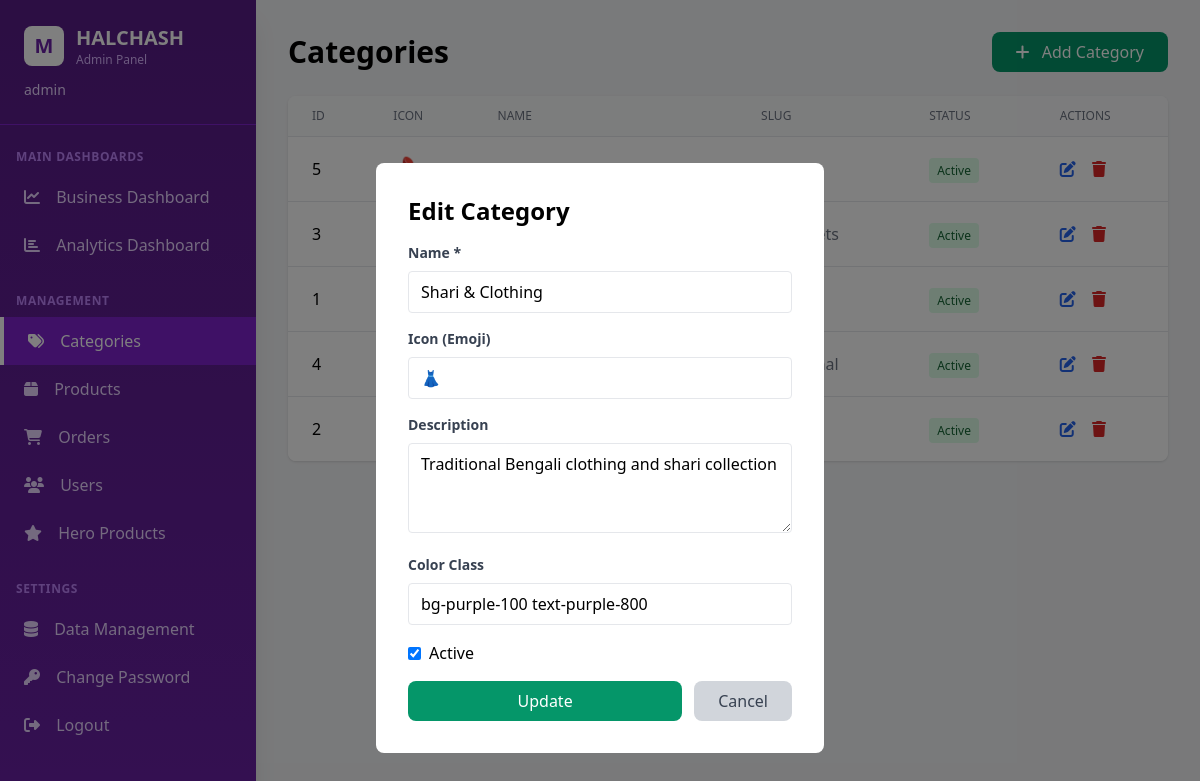
/admin/categories.php?edit=1 (signed in), run on the app's committed database.
### tables this page shows
CREATE TABLE IF NOT EXISTS categories (
    id INT AUTO_INCREMENT PRIMARY KEY,
    name VARCHAR(100) NOT NULL,
    slug VARCHAR(100) UNIQUE NOT NULL,
    icon VARCHAR(50),
    description TEXT,
    color VARCHAR(50),
    is_active BOOLEAN DEFAULT TRUE,
    created_at TIMESTAMP DEFAULT CURRENT_TIMESTAMP,
    updated_at TIMESTAMP DEFAULT CURRENT_TIMESTAMP ON UPDATE CURRENT_TIMESTAMP
);

### admin/categories.php (the view, shortened to what this page needs)
<?php
$pdo = getDBConnection();
$stmt = $pdo->query("SELECT * FROM categories ORDER BY name ASC");
$categories = $stmt->fetchAll();
$editCategory = null;
if (isset($_GET['edit'])) {
    $id = intval($_GET['edit']);
    $stmt = $pdo->prepare("SELECT * FROM categories WHERE id = ?");
    $stmt->execute([$id]);
    $editCategory = $stmt->fetch();
}
?>
<!DOCTYPE html>
<html lang="en">
<head>
    <script src="https://cdn.tailwindcss.com"></script>
    <link rel="stylesheet" href="https://cdnjs.cloudflare.com/ajax/libs/font-awesome/6.4.0/css/all.min.css">
</head>
<body class="bg-gray-100">
    <div class="flex h-screen">
        <?php include 'sidebar.php'; ?>
        <div class="flex-1 overflow-auto lg:ml-0">
            <div class="p-4 lg:p-8">
                <div class="flex justify-between items-center mb-6">
                    <h2 class="text-3xl font-bold">Categories</h2>
                    <button onclick="document.getElementById('categoryModal').classList.remove('hidden')" class="bg-emerald-600 text-white px-6 py-2 rounded-lg hover:bg-emerald-700">
                        <i class="fas fa-plus mr-2"></i> Add Category
                    </button>
                </div>
                <div class="bg-white rounded-lg shadow overflow-hidden">
                    <table class="min-w-full divide-y divide-gray-200">
                        <thead class="bg-gray-50">
                            <tr>
                                <th class="px-6 py-3 text-left text-xs font-medium text-gray-500 uppercase">ID</th>
                                <th class="px-6 py-3 text-left text-xs font-medium text-gray-500 uppercase">Icon</th>
                                <th class="px-6 py-3 text-left text-xs font-medium text-gray-500 uppercase">Name</th>
                                <th class="px-6 py-3 text-left text-xs font-medium text-gray-500 uppercase">Slug</th>
                                <th class="px-6 py-3 text-left text-xs font-medium text-gray-500 uppercase">Status</th>
                                <th class="px-6 py-3 text-left text-xs font-medium text-gray-500 uppercase">Actions</th>
                            </tr>
                        </thead>
                        <tbody class="bg-white divide-y divide-gray-200">
                            <?php foreach ($categories as $cat): ?>
                                <tr>
                                    <td class="px-6 py-4 whitespace-nowrap"><?php echo $cat['id']; ?></td>
                                    <td class="px-6 py-4 whitespace-nowrap text-2xl"><?php echo htmlspecialchars($cat['icon']); ?></td>
                                    <td class="px-6 py-4 whitespace-nowrap font-medium"><?php echo htmlspecialchars($cat['name']); ?></td>
                                    <td class="px-6 py-4 whitespace-nowrap text-gray-500"><?php echo htmlspecialchars($cat['slug']); ?></td>
                                    <td class="px-6 py-4 whitespace-nowrap">
                                        <span class="px-2 py-1 text-xs rounded <?php echo $cat['is_active'] ? 'bg-green-100 text-green-800' : 'bg-red-100 text-red-800'; ?>">
                                            <?php echo $cat['is_active'] ? 'Active' : 'Inactive'; ?>
                                        </span>
                                    </td>
                                    <td class="px-6 py-4 whitespace-nowrap">
                                        <a href="?edit=<?php echo $cat['id']; ?>" class="text-blue-600 hover:text-blue-800 mr-3">
                                            <i class="fas fa-edit"></i>
                                        </a>
                                        <form method="POST" class="inline" onsubmit="return confirm('Are you sure?')">
                                            <button type="submit" class="text-red-600 hover:text-red-800">
                                                <i class="fas fa-trash"></i>
                                            </button>
                                        </form>
                                    </td>
                                </tr>
                            <?php endforeach; ?>
                        </tbody>
                    </table>
                </div>
            </div>
        </div>
    </div>
    <div id="categoryModal" class="<?php echo $editCategory ? '' : 'hidden'; ?> fixed inset-0 bg-black bg-opacity-50 flex items-center justify-center z-50">
        <div class="bg-white rounded-lg p-8 w-full max-w-md">
            <h3 class="text-2xl font-bold mb-4"><?php echo $editCategory ? 'Edit' : 'Add'; ?> Category</h3>
            <form method="POST">
                <div class="mb-4">
                    <label class="block text-gray-700 text-sm font-bold mb-2">Name *</label>
                    <input type="text" name="name" required value="<?php echo $editCategory ? htmlspecialchars($editCategory['name']) : ''; ?>" class="w-full px-3 py-2 border rounded">
                </div>
                <div class="mb-4">
                    <label class="block text-gray-700 text-sm font-bold mb-2">Icon (Emoji)</label>
                    <input type="text" name="icon" value="<?php echo $editCategory ? htmlspecialchars($editCategory['icon']) : ''; ?>" class="w-full px-3 py-2 border rounded" placeholder="👗">
                </div>
                <div class="mb-4">
                    <label class="block text-gray-700 text-sm font-bold mb-2">Description</label>
                    <textarea name="description" class="w-full px-3 py-2 border rounded" rows="3"><?php echo $editCategory ? htmlspecialchars($editCategory['description']) : ''; ?></textarea>
                </div>
                <div class="mb-4">
                    <label class="block text-gray-700 text-sm font-bold mb-2">Color Class</label>
                    <input type="text" name="color" value="<?php echo $editCategory ? htmlspecialchars($editCategory['color']) : ''; ?>" class="w-full px-3 py-2 border rounded" placeholder="bg-purple-100 text-purple-800">
                </div>
                <?php if ($editCategory): ?>
                    <div class="mb-4">
                        <label class="flex items-center">
                            <input type="checkbox" name="is_active" <?php echo $editCategory['is_active'] ? 'checked' : ''; ?> class="mr-2">
                            <span>Active</span>
                        </label>
                    </div>
                <?php endif; ?>
                <div class="flex gap-3">
                    <button type="submit" class="bg-emerald-600 text-white px-6 py-2 rounded-lg hover:bg-emerald-700 flex-1">
                        <?php echo $editCategory ? 'Update' : 'Create'; ?>
                    </button>
                    <button type="button" onclick="window.location.href='categories.php'" class="bg-gray-300 text-gray-700 px-6 py-2 rounded-lg hover:bg-gray-400">
                        Cancel
                    </button>
                </div>
            </form>
        </div>
    </div>
</body>
</html>

### data on the page
categories: id "5", is_active "Active"
categories: id "3", is_active "Active"
categories: id "1", shows "Active", name "Shari & Clothing", icon "👗", description "Traditional Bengali clothing and shari collection", color "bg-purple-100 text-purple-800", is_active "☑"
categories: id "4", is_active "Active"
categories: id "2", is_active "Active"

### other printed values
$_SESSION['admin_username'] "admin"
